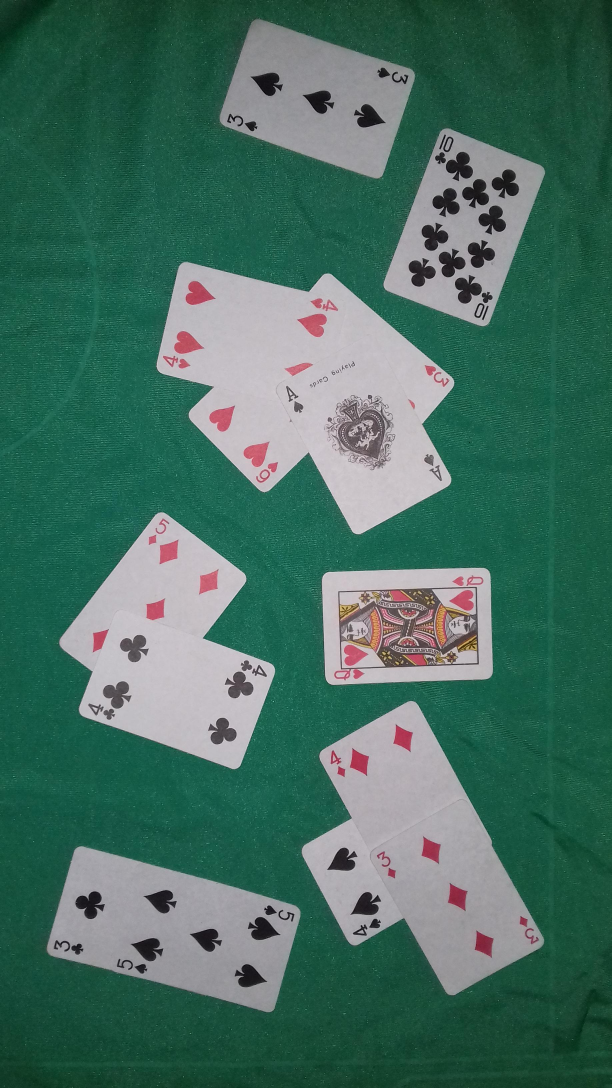
#> input picture 55873834-detect-card-positions/1.jpg, 1836 x 3264 px (shown at 1/3 size)
$ python detect_card_positions.py
#> lines starting #> are read from the running program, lines starting #| are printed output that depends on the picture; after the words box and inside, x2 and y2 are one past the last pixel; in counts of white or black regions, pixels touching at a corner belong together
import numpy as np
import cv2
import imutils

original_image = cv2.imread("1.jpg")
#> original_image is the input picture: shape (3264, 1836, 3); mean B, G, R 96.9, 109.7, 69.5
original_image = imutils.resize(original_image, width=500)
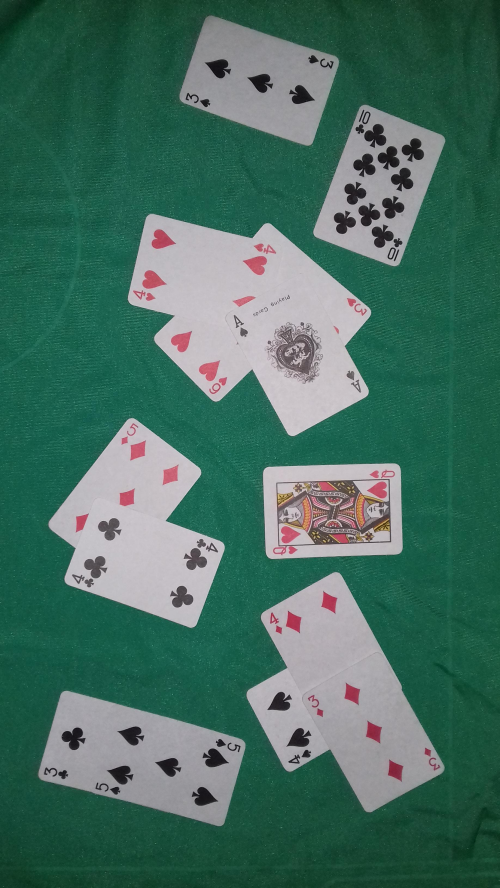
#> original_image: shape (888, 500, 3); mean B, G, R 96.9, 109.7, 69.5
image = original_image.copy()
gray = cv2.cvtColor(image, cv2.COLOR_BGR2GRAY)
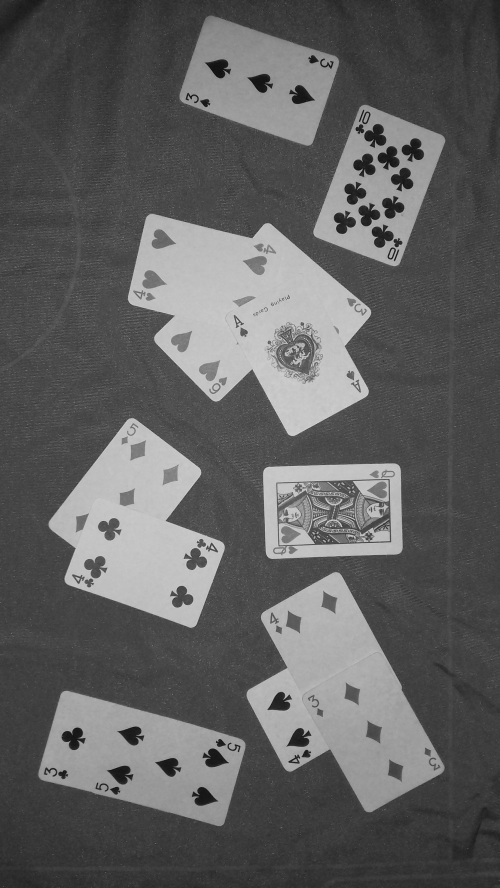
#> gray: shape (888, 500); min 13, max 211, mean 96.2
blurred = cv2.GaussianBlur(gray, (3, 3), 0)
canny = cv2.Canny(blurred, 120, 255, 1)
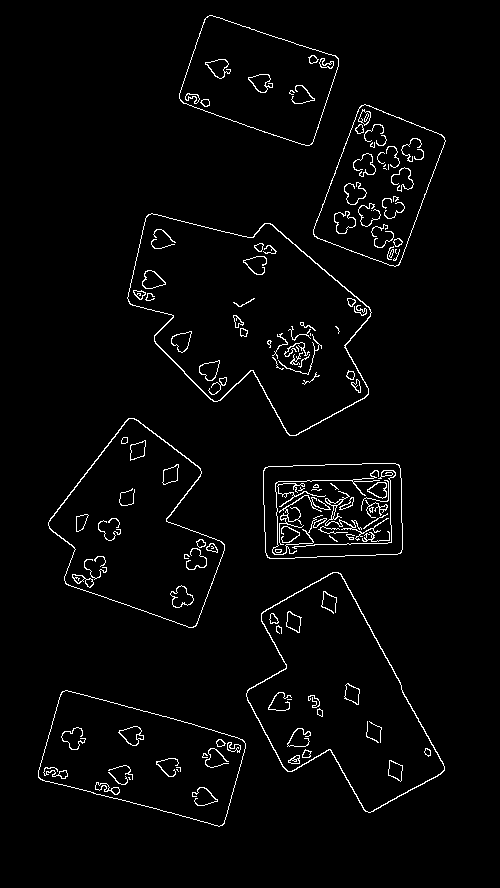
#> canny: shape (888, 500); 2.7% white in thin lines or dots, all inside (x1, y1, x2, y2) = (38, 15, 446, 827)

cv2.imshow("canny", canny)

# Find contours in the image
cnts = cv2.findContours(canny.copy(), cv2.RETR_EXTERNAL, cv2.CHAIN_APPROX_SIMPLE)
#> cnts = 7 contours; box (x1, y1, x2, y2) and area: (127, 213, 372, 436) 33334, (246, 572, 445, 813) 25560, (48, 418, 225, 628) 21591, (38, 690, 246, 827) 17586, (179, 15, 339, 146) 13146, (313, 104, 446, 267) 12971, (263, 463, 403, 559) 12550
cnts = cnts[0] if len(cnts) == 2 else cnts[1]

contours = []

contour_image = canny.copy()
threshold_min_area = 400
for c in cnts:
    area = cv2.contourArea(c)
    if area > threshold_min_area:
        cv2.drawContours(original_image,[c], 0, (0,255,0), 3)
        contours.append(c)
#> this loop made 7 passes
#> area on passes 1 to 7: 17586, 25560.5, 12550.5, 21591, 33334, 12971, 13146
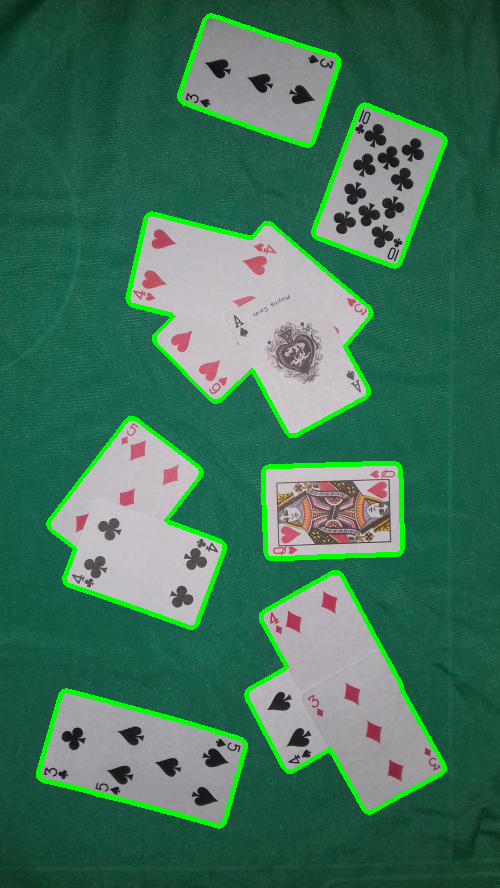
#> original_image: shape (888, 500, 3); 4.22% of pixels changed, all inside (x1, y1, x2, y2) = (36, 13, 448, 829)
#> after the loop, contours has the same summary as cnts

cv2.imshow("detected", original_image)
print('contours detected: {}'.format(len(contours)))
#| contours detected: 7
cv2.waitKey(0)
